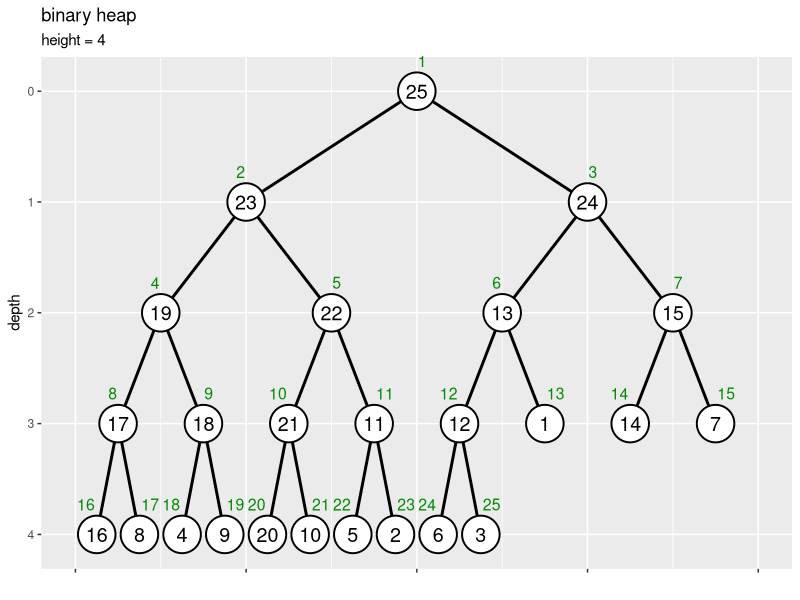

Generate this figure with R: (Note: this script raises an error after producing the figure.)
## ---- chunk 1
knitr::opts_chunk$set(
  echo = TRUE, 
  message = FALSE, error = FALSE, warning = FALSE # メッセージを非表示
)
## ---- chunk 2
### 資料作成用

# チェック用
library(ggplot2)
## ---- chunk 3
# 部分木のヒープ化の実装
sub_heapify <- function(vec, i, N) {
  
  # 左側の子のインデックスを計算
  child_idx <- i * 2
  
  # 子がなければ終了
  if(child_idx > N) return(vec)
  
  # 値が大きい方の子のインデックスを設定
  if(child_idx+1 <= N & vec[child_idx+1] > vec[child_idx]) { # (&の左がFALSEだと右が処理されずNAにならない)
    child_idx <- child_idx + 1
  }
  
  # 子が親以下なら終了
  if(vec[child_idx] <= vec[i]) return(vec)
  
  # 子と親を入替
  vec[1:N] <- replace(x = vec, list = c(child_idx, i), values = vec[c(i, child_idx)])
  
  # 子を部分木の根としてヒープ化
  vec[1:N] <- sub_heapify(vec, child_idx, N)
  
  # 数列を出力
  return(vec)
}
## ---- chunk 4
# ヒープ化の実装
heapify <- function(vec) {
  
  # 要素数を取得
  N <- length(vec)
  
  # 葉を除くノード番号の最大値を設定
  max_i <- N %/% 2
  
  # 全体をヒープ化
  for(i in max_i:1) {
    
    # i番目の頂点を根とする部分木をヒープ化
    vec[1:N] <- sub_heapify(vec, i, N)
  }
  
  # 数列を出力
  return(vec)
}
## ---- chunk 5
# 要素数を指定
N <- 25

# (簡易的に)数列を作成
a <- 1:N
a
## ---- chunk 6
# ヒープ化
a <- heapify(a)
a
## ---- chunk 7
# ノードの座標を作成
d <- 0.6
vertex_df <- tibble::tibble(
  value = a, 
  index = 1:length(a), 
  depth = floor(log2(index)), # 縦方向のノード位置
  col_idx = index - 2^depth + 1, # 深さごとのノード番号
  coord_x = (col_idx * 2 - 1) * 1/(2^depth * 2), # 横方向のノード位置
  label_offset = dplyr::if_else(
    condition = index%%2 == 0, true = 0.5+d, false = 0.5-d
  ) # ラベル位置を左右にズラす
)
vertex_df
## ---- chunk 8
# エッジの座標を作成
edge_df <- dplyr::bind_rows(
  # 子ノードの座標
  vertex_df |> 
    dplyr::filter(depth > 0) |> # 根を除去
    dplyr::mutate(
      edge_id   = index, 
      node_type = "childe" # (確認用)
    ), 
  # 親ノードの座標
  vertex_df |> 
    dplyr::filter(depth > 0) |> # 根を除去
    dplyr::mutate(
      edge_id   = index, 
      node_type = "parent", # (確認用)
      depth   = depth - 1, # 縦方向のノード位置
      index   = index %/% 2, 
      col_idx = index - 2^depth + 1, # 深さごとのノード番号
      coord_x = (col_idx * 2 - 1) * 1/(2^depth * 2) # 横方向のノード位置
    )
) |> 
  dplyr::select(!label_offset) |> 
  dplyr::arrange(edge_id, depth)
edge_df
## ---- chunk 9
# ツリーの高さを取得
max_h <- floor(log2(N))

# 二分木を作図
d <- 0.1
ggplot() + 
  geom_path(data = edge_df, 
            mapping = aes(x = coord_x, y = depth, group = edge_id), 
            linewidth = 1) + # 辺
  geom_point(data = vertex_df, 
             mapping = aes(x = coord_x, y = depth), 
             size = 12, shape = "circle filled", fill = "white", stroke = 1) + # 頂点
  geom_text(data = vertex_df, 
            mapping = aes(x = coord_x, y = depth, label = value), 
            size = 5) + # 値ラベル
  geom_text(data = vertex_df, 
            mapping = aes(x = coord_x, y = depth, label = index, hjust = label_offset), 
            size = 4, vjust = -2, color = "green4") + # 位置ラベル
  scale_x_continuous(labels = NULL, name = "") + 
  scale_y_reverse(breaks = 0:max_h, minor_breaks = FALSE) + 
  coord_cartesian(xlim = c(0, 1), ylim = c(max_h+d, -d)) + 
  labs(title = "binary heap", 
       subtitle = paste0("height = ", max_h), 
       y = "depth")
## ---- chunk 10
# 親子ノードの入替の実装
swap <- function(value, index, i, N) {
  
  # 数列の値・インデックスを取得
  val_vec <- value
  idx_vec <- index
  
  # 左側の子のインデックスを計算
  child_idx <- i * 2
  
  # 子がなければ終了
  if(child_idx > N) {
    lt <- list(value = val_vec, index = idx_vec, target = i)
    return(lt)
  }
  
  # 値が大きい方の子のインデックスを設定
  if(child_idx+1 <= N & val_vec[child_idx+1] > val_vec[child_idx]) {
    child_idx <- child_idx + 1
  }
  
  # 子が親以下なら終了
  if(val_vec[child_idx] <= val_vec[i]) {
    lt <- list(value = val_vec, index = idx_vec, target = i)
    return(lt)
  }
  
  # 子と親を入替
  val_vec[1:N] <- replace(x = val_vec, list = c(child_idx, i), values = val_vec[c(i, child_idx)])
  idx_vec[1:N] <- replace(x = idx_vec, list = c(child_idx, i), values = idx_vec[c(i, child_idx)])
  
  # 数列を出力
  if(child_idx <= N%/%2) {
    
    # 親子の入替があれば継続
    lt <- list(value = val_vec, index = idx_vec, target = child_idx)
    
  } else {
    
    # 子が葉なら終了
    lt <- list(value = val_vec, index = idx_vec, target = i)
  }
  return(lt)
}
## ---- chunk 11
# 要素数を指定
N <- 40

# 数列を作成
a <- sample(x = 1:N, size = N, replace = FALSE)

# 葉を除く頂点数を計算
max_i <- N %/% 2

# 数列を格納
trace_df <- tibble::tibble(
  step  = 0,   # 試行回数
  id    = 1:N, # 元のインデックス
  index = 1:N, # 各試行のインデックス
  value = a    # 要素
) |> 
  dplyr::mutate(
    target_flag = FALSE, # 入替対象の頂点
    heap_flag   = index > max_i # ヒープ化済みの部分木頂点
  )
trace_df
## ---- chunk 12
### 資料作成用:(値の保存)

initial_a <- a
## ---- chunk 13
# 作図用のオブジェクトを初期化
id_vec <- 1:N

# ヒープ化
iter <- 0
for(i in max_i:1) {
  
  # i番目の頂点を設定
  target_idx <- i
  
  # i番目の頂点を根とする部分木をヒープ化
  swap_flag <- TRUE
  while(swap_flag) {
    
    # 試行回数をカウント
    iter <- iter + 1
    
    # 親子の値を比較・入替
    res_lt <- swap(a, id_vec, target_idx, N)
    a[1:N]      <- res_lt[["value"]]
    id_vec[1:N] <- res_lt[["index"]]
    next_target_idx <- res_lt[["target"]]
    
    # 数列を格納
    tmp_df <- tibble::tibble(
      step  = iter, 
      id    = id_vec, 
      index = 1:N, 
      value = a
    ) |> 
      dplyr::mutate(
        target_flag = index %in% c(target_idx, target_idx*2, target_idx*2+1), # 入替対象の親子
        heap_flag   = index >= i & !target_flag # 入替対象を除く処理済み頂点
      )
    
    # 結果を記録
    trace_df <- dplyr::bind_rows(trace_df, tmp_df)
    
    # 入替の有無を確認
    if(target_idx == next_target_idx) {
      
      # 入替がなければ終了
      swap_flag <- FALSE
      
    } else {
      
      # 入替があれば入替後の頂点を親として設定
      target_idx <- next_target_idx
    }
    
    # 途中経過を表示
    #print(paste0("--- step: ", iter, " ---"))
    #print(a)
  }
}
## ---- chunk 14
# 頂点の座標を作成
trace_vertex_df <- trace_df |> 
  dplyr::group_by(step) |> # 座標計算用
  dplyr::mutate(
    depth   = floor(log2(index)), # 縦方向の頂点位置
    col_idx = index - 2^depth + 1, # 深さごとの頂点番号
    coord_x = (col_idx * 2 - 1) * 1/(2^depth * 2), # 横方向の頂点位置
  ) |> 
  dplyr::ungroup()
trace_vertex_df
## ---- chunk 15
# 辺の座標を作成
edge_df <- dplyr::bind_rows(
  # 子の座標
  trace_vertex_df |> 
    dplyr::filter(step == 0, depth > 0) |> # 1試行分のデータを抽出・根を除去
    dplyr::mutate(
      edge_id = index
    ), 
  # 親の座標
  trace_vertex_df |> 
    dplyr::filter(step == 0, depth > 0) |> # 1試行分のデータを抽出・根を除去
    dplyr::mutate(
      edge_id = index, # 子インデックス
      depth   = depth - 1, # 縦方向の頂点位置
      index   = index %/% 2, # 親インデックス
      col_idx = index - 2^depth + 1, # 深さごとの頂点番号
      coord_x = (col_idx * 2 - 1) * 1/(2^depth * 2) # 横方向の頂点位置
    )
) |> 
  dplyr::select(!step) |> # フレーム遷移の影響から外す
  dplyr::arrange(edge_id, depth)
edge_df
## ---- chunk 16
# インデックスラベルの座標を作成
d <- 0.6
index_df <- trace_vertex_df |> 
  dplyr::filter(step == 0) |> # 1試行分のデータを抽出
  dplyr::mutate(
    offset = dplyr::if_else(
      condition = index%%2 == 0, true = 0.5+d, false = 0.5-d
    ) # ラベル位置を左右にズラす
  ) |> 
  dplyr::select(!step) # フレーム遷移の影響から外す
index_df
## ---- chunk 17
# ヒープ化済み頂点の座標を作成
heap_df <- trace_vertex_df |> 
  dplyr::filter(heap_flag, step > 0) |> # ヒープ化済み頂点を抽出・初期値を除去:(表示フレームの調整用)
  dplyr::mutate(
    step = step - 1 # 表示フレームを調整
  ) |> 
  dplyr::bind_rows(
    trace_vertex_df |> 
      dplyr::filter(step == max(step))
  ) # 最終値を追加:(表示フレームの調整用)
heap_df
## ---- chunk 18
# 入替対象の頂点の座標を作成
target_vertex_df <- trace_vertex_df |> 
  dplyr::filter(target_flag) |> # 入替対象の親を抽出
  dplyr::mutate(
    step = step - 1 # 表示フレームを調整
  ) |> 
  dplyr::arrange(step, index)
target_vertex_df
## ---- chunk 19
# 入替対象の辺の座標を作成
target_edge_df <- dplyr::bind_rows(
  # 親の座標
  target_vertex_df |> 
    dplyr::group_by(step) |> 
    dplyr::filter(index == min(index)) |> # 親を抽出
    dplyr::ungroup() |> 
    tidyr::uncount(weights = 2, .id = "childe_id") |> # 子の数に複製
    dplyr::mutate(
      childe_id = childe_id - 1, # 行番号を子IDに変換
      edge_id   = index * 2 + childe_id # 子インデックス
    ) |> 
    dplyr::filter(edge_id <= N), # 子がなければ除去
  # 子の座標
  target_vertex_df |> 
    dplyr::group_by(step) |> 
    dplyr::filter(index != min(index)) |> # 子を抽出
    dplyr::ungroup() |> 
    dplyr::mutate(
      edge_id = index
    )
) |> 
  dplyr::arrange(step, index)
target_edge_df
## ---- chunk 20
# ヒープ化のアニメーションを作図
max_h <- floor(log2(N))
graph <- ggplot() + 
  geom_path(data = edge_df, 
            mapping = aes(x = coord_x, y = depth, group = edge_id), 
            linewidth = 1) + # 辺
  geom_path(data = target_edge_df,
            mapping = aes(x = coord_x, y = depth, group = edge_id),
            color = "red", linewidth = 1, linetype = "dashed") + # 入替対象の辺
  geom_point(data = target_vertex_df,
             mapping = aes(x = coord_x, y = depth, group = step),
             size = 14, color = "red", alpha = 0.5) + # 入替対象の頂点
  geom_point(data = heap_df,
             mapping = aes(x = coord_x, y = depth, group = step),
             size = 14, color = "blue", alpha = 0.5) + # ヒープ化済みの頂点
  geom_point(data = trace_vertex_df, 
             mapping = aes(x = coord_x, y = depth, group = id), 
             size = 12, shape = "circle filled", fill = "white", stroke = 1) + # 頂点
  geom_text(data = trace_vertex_df, 
            mapping = aes(x = coord_x, y = depth, label = as.character(value), group = id), 
            size = 5) + # 値ラベル
  geom_text(data = index_df, 
            mapping = aes(x = coord_x, y = depth, label = index, hjust = offset), 
            size = 4, vjust = -1.7, color = "green4") + # インデックスラベル
  gganimate::transition_states(states = step, transition_length = 9, state_length = 1, wrap = FALSE) + # フレーム遷移
  gganimate::ease_aes("cubic-in-out") + # 遷移の緩急
  scale_x_continuous(labels = NULL) + 
  scale_y_reverse(breaks = 0:max_h, minor_breaks = FALSE) + 
  coord_cartesian(xlim = c(0, 1)) + 
  labs(title = "heapify", 
       subtitle = "step: {next_state}", 
       x = "", y = "depth")

# フレーム数を取得
frame_num <- max(trace_df[["step"]]) + 1

# 遷移フレーム数を指定
s <- 20

# gif画像を作成
gganimate::animate(
  plot = graph, 
  nframes = (frame_num + 2)*s, start_pause = s, end_pause = s, fps = 20, 
  width = 1200, height = 600, 
  renderer = gganimate::gifski_renderer()
)
## ---- chunk 21
# 値の挿入の実装
push <- function(vec, val) {
  
  # 挿入要素(子)のインデックスを設定
  i <- length(vec) + 1
  
  # ヒープ化
  while(i > 1) { # (根に達するまで)
    
    # 親のインデックスを計算
    parent_idx <- i %/% 2
    
    # 親が子以上なら終了
    if(vec[parent_idx] >= val) break
    
    # 子と親を入替
    vec[i] <- vec[parent_idx] # 親の値を子の位置に移動
    i      <- parent_idx      # 挿入位置を親の位置に更新
  }
  
  # 値を挿入
  vec[i] <- val
  
  # 数列を出力
  return(vec)
}
## ---- chunk 22
# 要素数を指定
N <- 25

# (簡易的に)数列を作成
a <- 1:N

# ヒープ化
a <- heapify(a)

# 挿入値を指定
x <- 23.5

# 値を挿入してヒープ化
a <- push(a, x)
a; length(a)
## ---- chunk 23
### 資料作成用:(再掲)

# ノードの座標を作成
d <- 0.6
vertex_df <- tibble::tibble(
  value = a, 
  index = 1:length(a), 
  depth = floor(log2(index)), # 縦方向のノード位置
  col_idx = index - 2^depth + 1, # 深さごとのノード番号
  coord_x = (col_idx * 2 - 1) * 1/(2^depth * 2), # 横方向のノード位置
  label_offset = dplyr::if_else(
    condition = index%%2 == 0, true = 0.5+d, false = 0.5-d
  ) # ラベル位置を左右にズラす
)

# エッジの座標を作成
edge_df <- dplyr::bind_rows(
  # 子ノードの座標
  vertex_df |> 
    dplyr::filter(depth > 0) |> # 根を除去
    dplyr::mutate(
      edge_id   = index, 
      node_type = "childe" # (確認用)
    ), 
  # 親ノードの座標
  vertex_df |> 
    dplyr::filter(depth > 0) |> # 根を除去
    dplyr::mutate(
      edge_id   = index, 
      node_type = "parent", # (確認用)
      depth   = depth - 1, # 縦方向のノード位置
      index   = index %/% 2, 
      col_idx = index - 2^depth + 1, # 深さごとのノード番号
      coord_x = (col_idx * 2 - 1) * 1/(2^depth * 2) # 横方向のノード位置
    )
) |> 
  dplyr::select(!label_offset) |> 
  dplyr::arrange(edge_id, depth)

# ツリーの高さを取得
max_h <- floor(log2(N))

# 二分木を作図
d <- 0.1
ggplot() + 
  geom_path(data = edge_df, 
            mapping = aes(x = coord_x, y = depth, group = edge_id), 
            linewidth = 1) + # 辺
  geom_point(data = vertex_df, 
             mapping = aes(x = coord_x, y = depth), 
             size = 12, shape = "circle filled", fill = "white", stroke = 1) + # 頂点
  geom_text(data = vertex_df, 
            mapping = aes(x = coord_x, y = depth, label = value), 
            size = 5) + # 値ラベル
  geom_text(data = vertex_df, 
            mapping = aes(x = coord_x, y = depth, label = index, hjust = label_offset), 
            size = 4, vjust = -2, color = "green4") + # 位置ラベル
  scale_x_continuous(labels = NULL, name = "") + 
  scale_y_reverse(breaks = 0:max_h, minor_breaks = FALSE) + 
  coord_cartesian(xlim = c(0, 1), ylim = c(max_h+d, -d)) + 
  labs(title = "binary heap", 
       subtitle = "push", 
       y = "depth")
## ---- chunk 24
# 要素数を指定
initial_N <- 40

# ヒープを作成
initial_a <- sample(x = 1:initial_N, size = initial_N, replace = FALSE) |> 
  heapify()
initial_a
## ---- chunk 25
# 挿入する値を指定
x <- 38.5

# 値を挿入
a <- c(initial_a, x)

# 挿入後の要素数を取得
N <- length(a)
a; N
## ---- chunk 26
# 数列を格納
trace_df <- dplyr::bind_rows(
  # 初期値
  tibble::tibble(
    step  = 0, 
    id    = 1:initial_N, 
    index = id, 
    value = initial_a, 
    target_flag = FALSE
  ), 
  # 挿入後
  tibble::tibble(
    step  = 1, 
    id    = 1:N, 
    index = id, 
    value = a, 
    target_flag = index == N # 挿入対象
  )
)
trace_df
## ---- chunk 27
# 挿入要素のインデックスを設定
i <- N

# 作図用のオブジェクトを初期化
id_vec <- 1:N

# ヒープ化
iter <- 1
break_flag <- FALSE
while(i > 1) {
  
  # 試行回数を更新
  iter <- iter + 1
  
  # 親のインデックスを計算
  parent_idx <- i %/% 2
  
  # 親のインデックスを計算
  parent_idx <- i %/% 2
  
  # 親が子未満なら親子を入替
  if(a[parent_idx] < a[i]) {
    a[1:N]      <- replace(x = a, list = c(i, parent_idx), values = a[c(parent_idx, i)])
    id_vec[1:N] <- replace(x = id_vec, list = c(i, parent_idx), values = id_vec[c(parent_idx, i)])
  } else {
    break_flag <- TRUE
  }
  
  # 数列を格納
  tmp_df <- tibble::tibble(
    step  = iter, 
    id    = id_vec, 
    index = 1:N, 
    value = a, 
    target_flag = index %in% c(i, parent_idx) # 入替対象
  )
  
  # 数列を記録
  trace_df <- dplyr::bind_rows(trace_df, tmp_df)

  # 親が子以上なら終了
  if(break_flag) break
  
  # 挿入位置を親の位置に更新
  i <- parent_idx
  
  # 途中経過を表示
  #print(paste0("--- step: ", iter, " ---"))
  #print(a)
}
## ---- chunk 28
### 資料作成用:(再掲)

# 頂点の座標を作成
trace_vertex_df <- trace_df |> 
  dplyr::group_by(step) |> # 座標計算用
  dplyr::mutate(
    depth   = floor(log2(index)), # 縦方向の頂点位置
    col_idx = index - 2^depth + 1, # 深さごとの頂点番号
    coord_x = (col_idx * 2 - 1) * 1/(2^depth * 2), # 横方向の頂点位置
  ) |> 
  dplyr::ungroup()

# 辺の座標を作成
edge_df <- dplyr::bind_rows(
  # 子の座標
  trace_vertex_df |> 
    dplyr::filter(step == 1, depth > 0) |> # 1試行分のデータを抽出・根を除去
    dplyr::mutate(
      edge_id = index
    ), 
  # 親の座標
  trace_vertex_df |> 
    dplyr::filter(step == 1, depth > 0) |> # 1試行分のデータを抽出・根を除去
    dplyr::mutate(
      edge_id = index, # 子インデックス
      depth   = depth - 1, # 縦方向の頂点位置
      index   = index %/% 2, # 親インデックス
      col_idx = index - 2^depth + 1, # 深さごとの頂点番号
      coord_x = (col_idx * 2 - 1) * 1/(2^depth * 2) # 横方向の頂点位置
    )
) |> 
  dplyr::select(!step) |> # フレーム遷移の影響から外す
  dplyr::arrange(edge_id, depth)

# インデックスラベルの座標を作成
d <- 0.6
index_df <- trace_vertex_df |> 
  dplyr::filter(step == 1) |> # 1試行分のデータを抽出
  dplyr::mutate(
    offset = dplyr::if_else(
      condition = index%%2 == 0, true = 0.5+d, false = 0.5-d
    ) # ラベル位置を左右にズラす
  ) |> 
  dplyr::select(!step) # フレーム遷移の影響から外す
## ---- chunk 29
# 入替対象の頂点の座標を作成
target_vertex_df <- trace_vertex_df |> 
  dplyr::filter(target_flag) |> # 入替対象の親を抽出
  dplyr::mutate(
    step = step - 1 # 表示フレームを調整
  ) |> 
  dplyr::arrange(step, index)

# 入替対象の辺の座標を作成
target_edge_df <- target_vertex_df |> 
  dplyr::bind_rows(
    target_vertex_df |> 
      dplyr::filter(step == 0)
  ) # (警告文回避用に挿入値を複製)
target_edge_df
## ---- chunk 30
# ヒープ化のアニメーションを作図
max_h <- floor(log2(N))
graph <- ggplot() + 
  geom_path(data = edge_df,
            mapping = aes(x = coord_x, y = depth, group = edge_id),
            linewidth = 1) + # 辺
  geom_path(data = target_edge_df,
            mapping = aes(x = coord_x, y = depth, group = step),
            color = "red", linewidth = 1, linetype = "dashed") + # 入替対象の辺
  geom_point(data = target_vertex_df,
             mapping = aes(x = coord_x, y = depth, group = step),
             size = 14, color = "red", alpha = 0.5) + # 入替対象の頂点
  geom_point(data = trace_vertex_df,
             mapping = aes(x = coord_x, y = depth, group = id),
             size = 12, shape = "circle filled", fill = "white", stroke = 1) + # 頂点
  geom_text(data = trace_vertex_df,
            mapping = aes(x = coord_x, y = depth, label = as.character(value), group = id),
            size = 5) + # 値ラベル
  geom_text(data = index_df,
            mapping = aes(x = coord_x, y = depth, label = index, hjust = offset),
            size = 4, vjust = -1.7, color = "green4") + # インデックスラベル
  gganimate::transition_states(states = step, transition_length = 9, state_length = 1, wrap = FALSE) + # フレーム遷移
  gganimate::ease_aes("cubic-in-out") + # 遷移の緩急
  scale_x_continuous(labels = NULL) + 
  scale_y_reverse(breaks = 0:max_h, minor_breaks = FALSE) + 
  coord_cartesian(xlim = c(0, 1)) + 
  labs(title = "heapify : push (up-heap)", 
       subtitle = "step: {next_state}", 
       x = "", y = "depth")

# フレーム数を取得
frame_num <- max(trace_df[["step"]]) + 1

# 遷移フレーム数を指定
s <- 20

# gif画像を作成
gganimate::animate(
  plot = graph, 
  nframes = (frame_num + 2)*s, start_pause = s, end_pause = s, fps = 20, 
  width = 1200, height = 600, 
  renderer = gganimate::gifski_renderer()
)
## ---- chunk 31
### 資料作成用:(値の設定)

N <- 40
initial_a
## ---- chunk 32
# 1番目の要素を挿入
a <- initial_a[1]

# 数列を格納
trace_df <- tibble::tibble(
  step  = 0, # 試行番号
  id    = 1:N, # 元のインデックス
  index = c(1, rep(NA, times = N-1)), # 試行ごとのインデックス:(未挿入はNAとする)
  value = initial_a, # 要素:(未挿入要素も含める)
  target_flag = FALSE, # 挿入・入替対象:(初手FALSEの方が処理が楽)
  insert_flag = !is.na(index) # 挿入済み要素
)
trace_df
## ---- chunk 33
# 作図用のオブジェクトを初期化
id_vec <- 1:N

# 値の挿入とヒープ化
iter <- 0
for(n in 2:N) {
  
  # 最後尾に要素を追加
  a <- c(a, initial_a[n])
  i <- n
  
  # 要素を追加した数列を格納
  tmp_df <- tibble::tibble(
    step  = iter + 0.5, # (挿入操作は0.5とする)
    id    = id_vec, 
    index = c(1:n, rep(NA, times = N-n)), 
    value = c(a, initial_a[(n+1):N])[1:N], 
    target_flag = index %in% i, # 挿入対象
    insert_flag = !is.na(index)
  )
  
  # 数列を記録
  trace_df <- dplyr::bind_rows(trace_df, tmp_df)
  
  # ヒープ化
  break_flag <- FALSE
  while(i > 1) {
    
    # 試行回数を更新
    iter <- iter + 1
    
    # 親のインデックスを計算
    parent_idx <- i %/% 2
    
    # 親が子未満なら親子を入替
    if(a[parent_idx] < a[i]) {
      a[1:n]      <- replace(x = a, list = c(i, parent_idx), values = a[c(parent_idx, i)])
      id_vec[1:n] <- replace(x = id_vec[1:n], list = c(i, parent_idx), values = id_vec[c(parent_idx, i)])
    } else {
      break_flag <- TRUE
    }
    
    # 要素を入れ替えた数列を格納
    tmp_df <- tibble::tibble(
      step  = iter, # (入替操作は1とする)
      id    = id_vec, 
      index = c(1:n, rep(NA, times = N-n)), 
      value = c(a, initial_a[(n+1):N])[1:N], 
      target_flag = index %in% c(i, parent_idx), # 入替対象
      insert_flag = !is.na(index)
    )
    
    # 数列を記録
    trace_df <- dplyr::bind_rows(trace_df, tmp_df)
    
    # 親が子以上なら終了
    if(break_flag) break
    
    # 挿入位置を親の位置に更新
    i <- parent_idx
    
    # 途中経過を表示
    print(paste0("--- step: ", iter, " ---"))
    print(a)
  }
}
## ---- chunk 34
# 未挿入要素のプロット位置を設定
max_y <- floor(log2(N)) + 1

# 頂点の座標を作成
trace_vertex_df <- dplyr::bind_rows(
  # 挿入済み要素の座標
  trace_df |> 
    dplyr::filter(insert_flag) |> # 挿入済み要素を抽出
    dplyr::group_by(step) |> # 座標計算用
    dplyr::mutate(
      depth   = floor(log2(index)), # 縦方向の頂点位置
      col_idx = index - 2^depth + 1, # 深さごとの頂点番号
      coord_x = (col_idx * 2 - 1) * 1/(2^depth * 2), # 横方向の頂点位置
    ) |> 
    dplyr::ungroup(), 
  # 未挿入要素の座標
  trace_df |> 
    dplyr::filter(!insert_flag) |> # 未挿入要素を抽出
    dplyr::mutate(
      depth = max_y, # 縦方向の頂点位置
      coord_x = id / (N + 1) # 横方向の頂点位置
    )
) |> 
  dplyr::arrange(step, index)
trace_vertex_df
## ---- chunk 35
# 辺の座標を作成
trace_edge_df <- dplyr::bind_rows(
  # 子の座標
  trace_vertex_df |> 
    dplyr::filter(insert_flag, step > 0, depth > 0) |> # 挿入済み要素を抽出、初期値・根を除去
    dplyr::mutate(
      edge_id    = index, 
      edge_label = paste0("step: ", step, ", edge: ", edge_id) # フレームごとに描画用
    ), 
  # 親の座標
  trace_vertex_df |> 
    dplyr::filter(insert_flag, step > 0, depth > 0) |> # 挿入済み要素を抽出、初期値・根を除去
    dplyr::mutate(
      edge_id    = index, # 子インデックス
      edge_label = paste0("step: ", step, ", edge: ", edge_id), # フレームごとに描画用
      depth   = depth - 1, # 縦方向の頂点位置
      index   = index %/% 2, # 親インデックス
      col_idx = index - 2^depth + 1, # 深さごとの頂点番号
      coord_x = (col_idx * 2 - 1) * 1/(2^depth * 2) # 横方向の頂点位置
    ), 
  tibble::tibble(
    step = 0
  ) # (フレーム順の謎バグ回避用)
) |> 
  dplyr::arrange(step, edge_id, index)
trace_edge_df
## ---- chunk 36
# インデックスラベルの座標を作成
d <- 0.6
index_df <- trace_vertex_df |> 
  dplyr::filter(insert_flag, step == max(step)) |> # 挿入済み要素・1試行分のデータを抽出
  dplyr::mutate(
    offset = dplyr::if_else(
      condition = index%%2 == 0, true = 0.5+d, false = 0.5-d
    ) # ラベル位置を左右にズラす
  ) |> 
  dplyr::select(!step) # フレーム遷移の影響から外す
index_df
## ---- chunk 37
# 試行番号を取得
step_vec <- unique(trace_df[["step"]])

# 入替対象の頂点の座標を作成
target_vertex_df <- trace_vertex_df |> 
  dplyr::filter(target_flag) |> # 挿入・入替対象を抽出
  dplyr::mutate(
    frame_id = dplyr::dense_rank(step), # 試行回数の抽出用
    step     = step_vec[frame_id] # 表示フレームを調整
  ) |> 
  dplyr::arrange(step, index)
target_vertex_df
## ---- chunk 38
# 入替対象の辺の座標を作成
target_edge_df <- trace_vertex_df |> 
  dplyr::filter(target_flag) |> # 挿入・入替対象を抽出
  dplyr::mutate(
    frame_id = dplyr::dense_rank(step), # 試行回数の抽出用
  ) |> 
  dplyr::filter(step%%1 == 0) |> # 入替対象を抽出(挿入対象を除去)
  dplyr::group_by(step) |> # 辺IDの作成用
  dplyr::mutate(
    edge_label = paste0("step: ", step, ", id: ", min(index)) # 線分間の干渉回避用
  ) |> 
  dplyr::ungroup() |> 
  dplyr::mutate(
    step = step_vec[frame_id] # 表示フレームを調整
  ) |> 
  dplyr::arrange(step, index)
target_edge_df
## ---- chunk 39
# ヒープ化のアニメーションを作図
graph <- ggplot() + 
  geom_rect(mapping = aes(xmin = 0, xmax = 1, ymin = max_y-0.25, ymax = max_y+0.2), 
            fill = "orange", color = "orange", alpha = 0.1, linetype ="dashed") + # 数列枠
  geom_path(data = trace_edge_df,
            mapping = aes(x = coord_x, y = depth, group = edge_label),
            linewidth = 1) + # 辺
  geom_path(data = target_edge_df,
            mapping = aes(x = coord_x, y = depth, group = edge_label),
            color = "red", linewidth = 1, linetype = "dashed") + # 入替対象の辺
  geom_point(data = target_vertex_df,
             mapping = aes(x = coord_x, y = depth, group = step),
             size = 14, color = "red", alpha = 0.5) + # 挿入・入替対象の頂点
  geom_point(data = trace_vertex_df,
             mapping = aes(x = coord_x, y = depth, group = id),
             size = 12, shape = "circle filled", fill = "white", stroke = 1) + # 頂点
  geom_text(data = trace_vertex_df,
            mapping = aes(x = coord_x, y = depth, label = as.character(value), group = id),
            size = 5) + # 値ラベル
  geom_text(data = index_df,
            mapping = aes(x = coord_x, y = depth, label = index, hjust = offset),
            size = 4, vjust = -1.7, color = "green4") + # インデックスラベル:(ツリー用)
  geom_text(data = index_df,
            mapping = aes(x = index/(N+1), y = max_y, label = index),
            size = 4, hjust = 1.1, vjust = -1.7, color = "green4") + # インデックスラベル:(数列用)
  gganimate::transition_states(states = step, transition_length = 9, state_length = 1, wrap = FALSE) + # フレーム遷移
  gganimate::ease_aes("cubic-in-out") + # 遷移の緩急
  scale_x_continuous(labels = NULL) + 
  scale_y_reverse(breaks = 0:max_y, labels = c(as.character(0:(max_y-1)), ""), minor_breaks = FALSE) + 
  coord_cartesian(xlim = c(0, 1), ylim = c(max_y, 0)) + 
  labs(title = "heapify", 
       subtitle = "step: {next_state}", 
       x = "", y = "depth")

# フレーム数を取得
frame_num <- trace_df[["step"]] |> 
  unique() |> 
  length()

# 遷移フレーム数を指定
s <- 20

# gif画像を作成
gganimate::animate(
  plot = graph, 
  nframes = (frame_num + 2)*s, start_pause = s, end_pause = s, fps = 20, 
  width = 1200, height = 800, 
  renderer = gganimate::gifski_renderer()
)
## ---- chunk 40
# 最大値の削除の実装
pop <- function(vec) {
  
  # 削除後の要素数を取得
  N <- length(vec) - 1
  
  # 最後尾(挿入要素)の値を取得
  val <- vec[N+1]
  
  # 最後尾の値を削除
  vec <- vec[-(N+1)]
  
  # 根(親)のインデックスを設定
  i <- 1
  
  # ヒープ化
  while(i*2 <= N) { # (葉に達するまで)
    
    # 左側の子のインデックスを計算
    child_idx <- i * 2
    
    # 値が大きい方の子のインデックスを設定
    if(child_idx+1 <= N & vec[child_idx+1] > vec[child_idx]) { # (&の左がFALSEだと右が処理されずNAにならない)
      child_idx <- child_idx + 1
    }
    
    # 子が親以下なら終了
    if(vec[child_idx] <= val) break
    
    # 親と子を入替
    vec[i] <- vec[child_idx] # 子の値を親の位置に移動
    i      <- child_idx      # 挿入位置を子の位置に更新
  }
  
  # 値を挿入
  vec[i] <- val
  
  # 数列を出力
  return(vec)
}
## ---- chunk 41
# 要素数を指定
N <- 25

# (簡易的に)数列を作成
a <- 1:N

# ヒープ化
a <- heapify(a)

# 最大値を削除してヒープ化
a <- pop(a)
a; length(a)
## ---- chunk 42
### 資料作成用:(再掲)

# ノードの座標を作成
d <- 0.6
vertex_df <- tibble::tibble(
  value = a, 
  index = 1:length(a), 
  depth = floor(log2(index)), # 縦方向のノード位置
  col_idx = index - 2^depth + 1, # 深さごとのノード番号
  coord_x = (col_idx * 2 - 1) * 1/(2^depth * 2), # 横方向のノード位置
  label_offset = dplyr::if_else(
    condition = index%%2 == 0, true = 0.5+d, false = 0.5-d
  ) # ラベル位置を左右にズラす
)

# エッジの座標を作成
edge_df <- dplyr::bind_rows(
  # 子ノードの座標
  vertex_df |> 
    dplyr::filter(depth > 0) |> # 根を除去
    dplyr::mutate(
      edge_id   = index, 
      node_type = "childe" # (確認用)
    ), 
  # 親ノードの座標
  vertex_df |> 
    dplyr::filter(depth > 0) |> # 根を除去
    dplyr::mutate(
      edge_id   = index, 
      node_type = "parent", # (確認用)
      depth   = depth - 1, # 縦方向のノード位置
      index   = index %/% 2, 
      col_idx = index - 2^depth + 1, # 深さごとのノード番号
      coord_x = (col_idx * 2 - 1) * 1/(2^depth * 2) # 横方向のノード位置
    )
) |> 
  dplyr::select(!label_offset) |> 
  dplyr::arrange(edge_id, depth)

# ツリーの高さを取得
max_h <- floor(log2(N))

# 二分木を作図
d <- 0.1
ggplot() + 
  geom_path(data = edge_df, 
            mapping = aes(x = coord_x, y = depth, group = edge_id), 
            linewidth = 1) + # 辺
  geom_point(data = vertex_df, 
             mapping = aes(x = coord_x, y = depth), 
             size = 12, shape = "circle filled", fill = "white", stroke = 1) + # 頂点
  geom_text(data = vertex_df, 
            mapping = aes(x = coord_x, y = depth, label = value), 
            size = 5) + # 値ラベル
  geom_text(data = vertex_df, 
            mapping = aes(x = coord_x, y = depth, label = index, hjust = label_offset), 
            size = 4, vjust = -2, color = "green4") + # 位置ラベル
  scale_x_continuous(labels = NULL, name = "") + 
  scale_y_reverse(breaks = 0:max_h, minor_breaks = FALSE) + 
  coord_cartesian(xlim = c(0, 1), ylim = c(max_h+d, -d)) + 
  labs(title = "binary heap", 
       subtitle = "pop", 
       y = "depth")
## ---- chunk 43
# 要素数を指定
initial_N <- 20

# ヒープを作成
initial_a <- sample(x = 1:initial_N, size = initial_N, replace = FALSE) |> 
  heapify()
initial_a
## ---- chunk 44
# 最大値を削除して、最後尾を先頭に挿入
a <- c(initial_a[initial_N], initial_a[-c(1, initial_N)])

# 削除後の要素数を取得
N <- length(a)
a; N
## ---- chunk 45
# 数列を格納
trace_df <- dplyr::bind_rows(
  # 初期値
  tibble::tibble(
    step  = 0, 
    id    = 1:initial_N, 
    index = id, 
    value = initial_a, 
    target_flag = FALSE, 
    heap_flag   = TRUE
  ), 
  # 削除後
  tibble::tibble(
    step  = 1, 
    id    = c(initial_N, 2:N, 1), 
    index = 1:initial_N, 
    value = c(a, NA), 
    target_flag = index %in% c(1, initial_N), # 挿入・削除対象
    heap_flag   = c(rep(TRUE, times = N), FALSE) # ヒープ要素
  )
)
trace_df
## ---- chunk 46
# 挿入要素のインデックスを設定
i <- 1

# 作図用のオブジェクトを初期化
id_vec <- c(initial_N, 2:N)

# ヒープ化
iter <- 1
break_flag <- FALSE
while(i*2 <= N) {
  
  # 試行回数を更新
  iter <- iter + 1
  
  # 値が大きい方の子のインデックスを設定
  child_idx <- i * 2 # 左側の子
  if(child_idx+1 <= N & a[child_idx+1] > a[child_idx]) {
    child_idx <- child_idx + 1
  }
  
  # 子が親より大きいなら入替
  if(a[child_idx] > a[i]) {
    a[1:N]      <- replace(x = a, list = c(i, child_idx), values = a[c(child_idx, i)])
    id_vec[1:N] <- replace(x = id_vec, list = c(i, child_idx), values = id_vec[c(child_idx, i)])
  } else {
    break_flag <- TRUE
  }
  
  # 数列を格納
  tmp_df <- tibble::tibble(
    step  = iter, 
    id    = id_vec, 
    index = 1:N, 
    value = a, 
    target_flag = index %in% c(i, i*2, i*2+1), # 入替対象
    heap_flag   = TRUE
  )
  
  # 数列を記録
  trace_df <- dplyr::bind_rows(trace_df, tmp_df)
  
  # 挿入位置を子の位置に更新
  i <- child_idx
  
  # 途中経過を表示
  #print(paste0("--- step: ", iter, " ---"))
  #print(a)
}
## ---- chunk 47
# 全ての頂点の座標を作成
tmp_vertex_df <- trace_df |> 
  dplyr::group_by(step) |> # 座標計算用
  dplyr::mutate(
    depth   = floor(log2(index)), # 縦方向の頂点位置
    col_idx = index - 2^depth + 1, # 深さごとの頂点番号
    coord_x = (col_idx * 2 - 1) * 1/(2^depth * 2), # 横方向の頂点位置
  ) |> 
  dplyr::ungroup()

# ヒープの頂点の座標を作成
trace_vertex_df <- tmp_vertex_df |> 
  dplyr::filter(heap_flag) # ヒープ要素を抽出(最大値を除去)
trace_vertex_df
## ---- chunk 48
### 資料作成用:(再掲)

# 辺の座標を作成
edge_df <- dplyr::bind_rows(
  # 子の座標
  trace_vertex_df |> 
    dplyr::filter(step == 0, depth > 0) |> # 1試行分のデータを抽出・根を除去
    dplyr::mutate(
      edge_id = index
    ), 
  # 親の座標
  trace_vertex_df |> 
    dplyr::filter(step == 0, depth > 0) |> # 1試行分のデータを抽出・根を除去
    dplyr::mutate(
      edge_id = index, # 子インデックス
      depth   = depth - 1, # 縦方向の頂点位置
      index   = index %/% 2, # 親インデックス
      col_idx = index - 2^depth + 1, # 深さごとの頂点番号
      coord_x = (col_idx * 2 - 1) * 1/(2^depth * 2) # 横方向の頂点位置
    )
) |> 
  dplyr::select(!step) |> # フレーム遷移の影響から外す
  dplyr::arrange(edge_id, depth)

# インデックスラベルの座標を作成
d <- 0.6
index_df <- trace_vertex_df |> 
  dplyr::filter(step == 0) |> # 1試行分のデータを抽出
  dplyr::mutate(
    offset = dplyr::if_else(
      condition = index%%2 == 0, true = 0.5+d, false = 0.5-d
    ) # ラベル位置を左右にズラす
  ) |> 
  dplyr::select(!step) # フレーム遷移の影響から外す
## ---- chunk 49
# 入替対象の頂点の座標を作成
target_vertex_df <- tmp_vertex_df |> 
  dplyr::filter(target_flag) |> # 入替対象の親を抽出
  dplyr::mutate(
    step = step - 1 # 表示フレームを調整
  ) |> 
  dplyr::arrange(step, index)

# 入替対象の辺の座標を作成
target_edge_df <- dplyr::bind_rows(
  # 親の座標
  target_vertex_df |> 
    dplyr::group_by(step) |> 
    dplyr::filter(index == min(index)) |> # 親を抽出
    dplyr::ungroup() |> 
    dplyr::mutate(
      n = dplyr::if_else(
        condition = step == 0, true = 1, false = 2
      )
    ) |> 
    tidyr::uncount(weights = n, .id = "childe_id") |> # 子の数に複製
    dplyr::mutate(
      childe_id = childe_id - 1, # 行番号を子IDに変換
      edge_id   = dplyr::if_else(
        condition = step == 0, true = initial_N, false = index * 2 + childe_id # 子インデックス
      )
    ) |> 
    dplyr::filter(edge_id <= initial_N), # 子がなければ除去
  # 子の座標
  target_vertex_df |> 
    dplyr::group_by(step) |> 
    dplyr::filter(index != min(index)) |> # 子を抽出
    dplyr::ungroup() |> 
    dplyr::mutate(
      edge_id = index
    )
) |> 
  dplyr::arrange(step, index)
target_edge_df
## ---- chunk 50
# ヒープ化のアニメーションを作図
max_h <- floor(log2(N))
graph <- ggplot() + 
  geom_path(data = edge_df, 
            mapping = aes(x = coord_x, y = depth, group = edge_id), 
            linewidth = 1) + # 辺
  geom_path(data = target_edge_df,
            mapping = aes(x = coord_x, y = depth, group = edge_id),
            color = "red", linewidth = 1, linetype = "dashed") + # 入替対象の辺
  geom_point(data = target_vertex_df,
             mapping = aes(x = coord_x, y = depth, group = step),
             size = 14, color = "red", alpha = 0.5) + # 入替対象の頂点
  geom_point(data = trace_vertex_df, 
             mapping = aes(x = coord_x, y = depth, group = id), 
             size = 12, shape = "circle filled", fill = "white", stroke = 1) + # 頂点
  geom_text(data = trace_vertex_df, 
            mapping = aes(x = coord_x, y = depth, label = as.character(value), group = id), 
            size = 5) + # 値ラベル
  geom_text(data = index_df, 
            mapping = aes(x = coord_x, y = depth, label = index, hjust = offset), 
            size = 4, vjust = -1.7, color = "green4") + # インデックスラベル
  gganimate::transition_states(states = step, transition_length = 9, state_length = 1, wrap = FALSE) + # フレーム遷移
  gganimate::ease_aes("cubic-in-out") + # 遷移の緩急
  scale_x_continuous(labels = NULL) + 
  scale_y_reverse(breaks = 0:max_h, minor_breaks = FALSE) + 
  coord_cartesian(xlim = c(0, 1)) + 
  labs(title = "heapify : pop (down-heap)", 
       subtitle = "step: {next_state}", 
       x = "", y = "depth")

# フレーム数を取得
frame_num <- max(trace_df[["step"]]) + 1

# 遷移フレーム数を指定
s <- 20

# gif画像を作成
gganimate::animate(
  plot = graph, 
  nframes = (frame_num + 2)*s, start_pause = s, end_pause = s, fps = 20, 
  width = 1200, height = 600, 
  renderer = gganimate::gifski_renderer()
)
